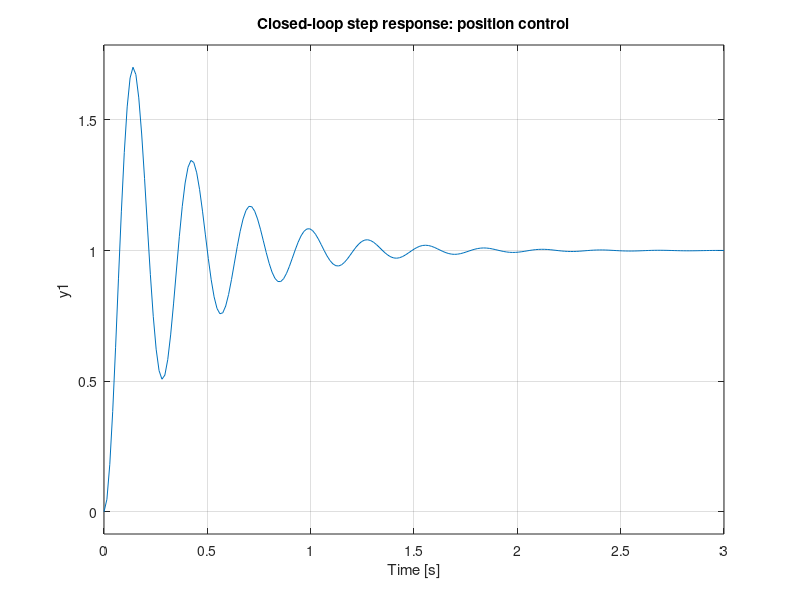

Write MATLAB code to recreate this figure.
% Parameters
J   = 0.02;
B   = 0.1;
Km  = 0.5;
Kp  = 20.0;
Kenc = 1.0;

% Transfer functions
s  = tf('s');
Gp = Km / (J*s^2 + B*s);
Gc = Kp;
H  = Kenc;

% Closed-loop transfer function T(s) = feedback(Gc*Gp, H)
G = series(Gc, Gp);         % Gc(s)*Gp(s)
T = feedback(G, H);         % Negative feedback by default

step(T); grid on;
title('Closed-loop step response: position control');

% In Simulink, the same loop is drawn with blocks:
% 1) Use "Transfer Fcn" block for Gp(s)
% 2) Use "Gain" block for Kp
% 3) Use "Sum" block for error e = r - y_fb
% 4) Use "Gain" for H(s) or connect output directly for unity feedback
